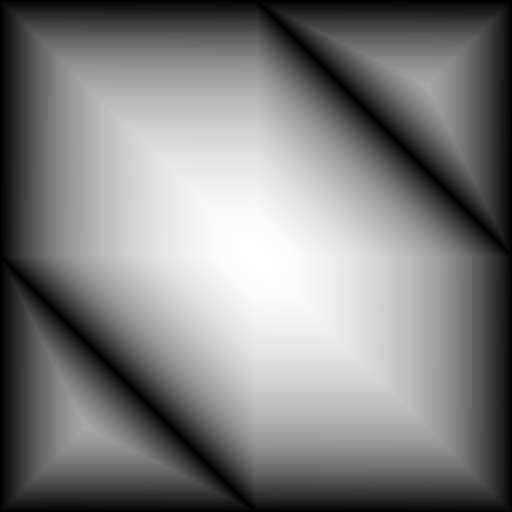
Frame 1 (no input)
Frame 60 (the mouse pressed at the canvas centre just before this capture): identical to frame 1, image omitted
Frame 120 (the mouse held since frame 60 and released just before this capture): identical to frame 1, image omitted

The Processing sketch that drew this single still picture (run headless with seeded random() and noise(); from frame 60 on, the mouse is pressed at the canvas centre):

// Processing sketch: processing_38895
// ── processing_38895.pde

PImage img;
int p = 1;
int q = 1;
 
float r = 1.0;
float s = 1.0;
float step = 0.1;
float sheer = 1.0;

int dim = 512;
int offs = 256;

float cmul = 1.0;
 
void setup( )
{
  size( 512, 512 );
  img = createImage( dim, dim, ARGB );
}
 
void draw( )
{
  if ( dim != img.width )
  {
    img = createImage( dim, dim, ARGB );
    offs = dim / 2;
  }
  
  int j = 0;
  for ( int i = 0; i < img.width * img.height; i++ )
    img.pixels[ i ] = 0;
  
  for ( int x = 0; x < img.width; x++ )
  {
    for ( int y = 0; y < img.height; y++ )
    {
      if ( img.pixels[ y * img.width + ( ( ( x + ( int )( ( y - img.height / 2 ) * sheer ) ) ) & ( img.width - 1 ) ) ] != 0 )
        continue;

      int xx = x, yy = y;
   
      for( ;; )
      {
        img.pixels[ y * img.width + ( ( ( x + ( int )( ( y - img.height / 2 ) * sheer ) ) ) & ( img.width - 1 ) ) ] = j;
        x += ( int )( r * ( y - offs ) );
        x &= ( img.width - 1 );
        y -= ( int )( s * ( x - offs ) );
        y &= ( img.height - 1 );
         
        if ( x == xx && y == yy )
          break;
      }     
      j++;
    }
  }
  for ( int i = 0; i < img.width * img.height; i++ )
    img.pixels[ i ] = color( ( ( int ) ( ( cmul * img.pixels[ i ] * 255 ) / j ) ) & 255 );
  img.updatePixels( );
  image( img,0,0,512,512 );
   
}
 
void keyPressed( )
{
  if ( keyCode == UP    ) r += step;
  if ( keyCode == DOWN  ) r -= step;
   
  if ( keyCode == LEFT  ) s -= step;
  if ( keyCode == RIGHT ) s += step;
    
  if ( key == ' ' ) { r = 1.0; s = 1.0; }
  
  if ( key == '+' ) step *= 2.0;
  if ( key == '-' ) step /= 2.0;
  
  if ( key == 'q' && dim < 4096 ) dim *= 2;
  if ( key == 'w' && dim > 1   ) dim /= 2;
  
  if ( key == 'o' && cmul < 65536.0 * 65536.0  ) cmul *= sqrt( sqrt( 2.0 ) );
  if ( key == 'p' && cmul > 0.001   )  cmul /= sqrt( sqrt( 2.0 ) );
  
  if ( key == 'm' ) sheer += 0.1;
  if ( key == 'n' ) sheer -= 0.1;
   
  print( "r = " ); print( r ); print( " " );
  print( "s = " ); print( s ); print( "\n" );
}
